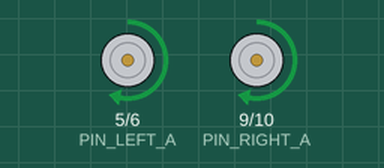
This sketch was run on a simulated Arduino Uno, built with avr-gcc and run on an emulated ATmega328P. Parts: motor-driver pin pairs drawn as motors (green arrow = first pin HIGH = forward, orange = second pin HIGH = backward, longer = more drive).

Above: at 1.6 s.
At 3.3 s:
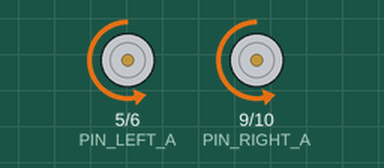
At 5.0 s:
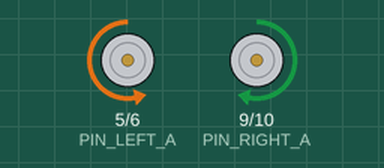
At 8.0 s:
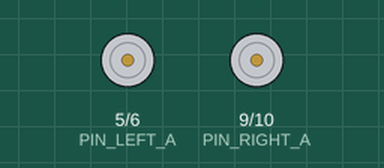
Timing chart, 0 to 11.1 s (numbered marks = the images above):
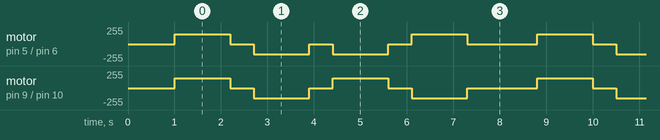

Measured:
- by itself, motor on pin 5 (PIN_LEFT_A) / pin 6 (PIN_LEFT_B): repeats every 7.8 s: 2 × (stopped 0.50 s, backward 150/255 1.2 s), stopped 0.50 s, forward 150/255 1.2 s, stopped 1.5 s, forward 150/255 1.2 s
- by itself, motor on pin 9 (PIN_RIGHT_A) / pin 10 (PIN_RIGHT_B): repeats every 7.8 s: stopped 0.50 s, backward 150/255 1.2 s, stopped 0.50 s, forward 150/255 1.2 s, stopped 0.50 s, backward 150/255 1.2 s, stopped 1.5 s, forward 150/255 1.2 s

The sketch:

motor_test.ino
```cpp
/*
 * Motor-only test for the Basra / Arduino UNO car.
 *
 * Use this before wireless debugging. It checks the requested motor pins:
 *   Left motor  = D5, D6
 *   Right motor = D9, D10
 *
 * Do not connect the wireless module while running this test.
 * This sketch only drives D5/D6/D9/D10; it does not test servos.
 */

#define PIN_LEFT_A   5
#define PIN_LEFT_B   6
#define PIN_RIGHT_A  9
#define PIN_RIGHT_B  10

#define TEST_SPEED   150
#define STEP_MS      1200

static void setMotor(uint8_t pinA, uint8_t pinB, int16_t speed) {
  speed = constrain(speed, -255, 255);

  if (speed > 0) {
    analogWrite(pinA, speed);
    digitalWrite(pinB, LOW);
  } else if (speed < 0) {
    digitalWrite(pinA, LOW);
    analogWrite(pinB, -speed);
  } else {
    digitalWrite(pinA, LOW);
    digitalWrite(pinB, LOW);
  }
}

static void drive(int16_t left, int16_t right) {
  setMotor(PIN_LEFT_A, PIN_LEFT_B, left);
  setMotor(PIN_RIGHT_A, PIN_RIGHT_B, right);
}

void setup() {
  digitalWrite(PIN_LEFT_A, LOW);
  digitalWrite(PIN_LEFT_B, LOW);
  digitalWrite(PIN_RIGHT_A, LOW);
  digitalWrite(PIN_RIGHT_B, LOW);

  pinMode(PIN_LEFT_A, OUTPUT);
  pinMode(PIN_LEFT_B, OUTPUT);
  pinMode(PIN_RIGHT_A, OUTPUT);
  pinMode(PIN_RIGHT_B, OUTPUT);

  drive(0, 0);
  delay(1000);
}

void loop() {
  drive(TEST_SPEED, TEST_SPEED);
  delay(STEP_MS);

  drive(0, 0);
  delay(500);

  drive(-TEST_SPEED, -TEST_SPEED);
  delay(STEP_MS);

  drive(0, 0);
  delay(500);

  drive(-TEST_SPEED, TEST_SPEED);
  delay(STEP_MS);

  drive(0, 0);
  delay(500);

  drive(TEST_SPEED, -TEST_SPEED);
  delay(STEP_MS);

  drive(0, 0);
  delay(1500);
}
```
